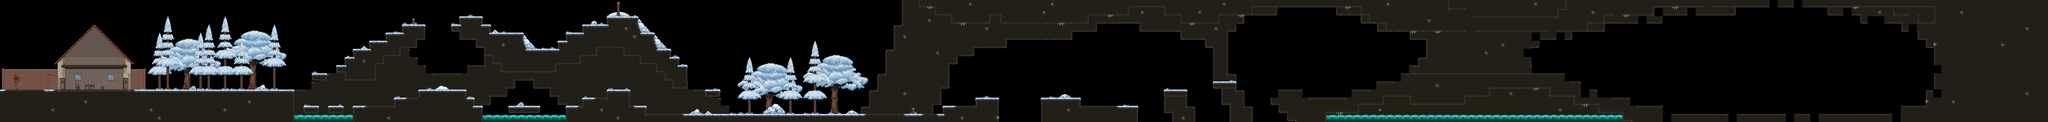

Below is a game level as drawn by its tile map, then a one-line description and the .tmx that defines it (tile-layer data replaced by summaries):
An orthogonal 250x15 tile map with 32x32 px tiles, 3 tile layers (Tile layer 3, Tile layer 2, Tile layer 1), 1 hidden layer not drawn, 2 tilesets and 77 objects.

<map version="1.9" tiledversion="1.9.2" orientation="orthogonal" renderorder="right-down" width="250" height="15" tilewidth="32" tileheight="32" infinite="0" nextlayerid="12" nextobjectid="504">
 <tileset firstgid="1" name="forest_tileset" tilewidth="32" tileheight="32" margin="1" tilecount="1080" columns="27">
  <image source="forest_tileset2.png" width="866" height="1282" />
  <tile id="99">
   <properties>
    <property name="Loop" type="bool" value="false" />
   </properties>
   <animation>
    <frame tileid="99" duration="20000" />
    <frame tileid="100" duration="20000" />
    <frame tileid="101" duration="20000" />
    <frame tileid="102" duration="20000" />
    <frame tileid="103" duration="20000" />
   </animation>
  </tile>
  <tile id="529">
   <properties>
    <property name="Loop" type="bool" value="true" />
   </properties>
   <animation>
    <frame tileid="529" duration="100" />
    <frame tileid="530" duration="100" />
    <frame tileid="531" duration="100" />
    <frame tileid="532" duration="100" />
    <frame tileid="533" duration="100" />
    <frame tileid="555" duration="100" />
    <frame tileid="556" duration="100" />
    <frame tileid="557" duration="100" />
    <frame tileid="558" duration="100" />
    <frame tileid="559" duration="100" />
    <frame tileid="581" duration="100" />
    <frame tileid="582" duration="100" />
    <frame tileid="583" duration="100" />
    <frame tileid="584" duration="100" />
    <frame tileid="585" duration="100" />
   </animation>
  </tile>
  <tile id="852">
   <properties>
    <property name="Loop" type="bool" value="true" />
   </properties>
   <animation>
    <frame tileid="852" duration="100" />
    <frame tileid="853" duration="100" />
    <frame tileid="854" duration="100" />
    <frame tileid="855" duration="100" />
    <frame tileid="856" duration="100" />
    <frame tileid="879" duration="100" />
    <frame tileid="880" duration="100" />
    <frame tileid="881" duration="100" />
    <frame tileid="882" duration="100" />
    <frame tileid="883" duration="100" />
    <frame tileid="906" duration="100" />
    <frame tileid="907" duration="100" />
    <frame tileid="908" duration="100" />
    <frame tileid="909" duration="100" />
    <frame tileid="910" duration="100" />
    <frame tileid="933" duration="100" />
    <frame tileid="934" duration="100" />
    <frame tileid="935" duration="100" />
    <frame tileid="936" duration="100" />
    <frame tileid="937" duration="100" />
    <frame tileid="960" duration="100" />
    <frame tileid="961" duration="100" />
    <frame tileid="962" duration="100" />
    <frame tileid="963" duration="100" />
    <frame tileid="964" duration="100" />
    <frame tileid="987" duration="100" />
    <frame tileid="988" duration="100" />
    <frame tileid="989" duration="100" />
    <frame tileid="990" duration="100" />
    <frame tileid="991" duration="100" />
    <frame tileid="1014" duration="100" />
    <frame tileid="1016" duration="100" />
    <frame tileid="1017" duration="100" />
    <frame tileid="1018" duration="100" />
    <frame tileid="1041" duration="100" />
    <frame tileid="1042" duration="100" />
    <frame tileid="1043" duration="100" />
    <frame tileid="1044" duration="100" />
    <frame tileid="1045" duration="100" />
   </animation>
  </tile>
 </tileset>
 <tileset firstgid="1081" name="MapMetadata" tilewidth="32" tileheight="32" spacing="1" margin="1" tilecount="4" columns="4">
  <image source="MapMetadata.png" width="133" height="34" />
 </tileset>
 <layer id="3" name="Tile layer 3" width="250" height="15">
  <properties>
   <property name="Draw" type="bool" value="true" />
  </properties>
  <data>[3750 cells, 737 non-empty, 88 distinct tile ids]</data>
 </layer>
 <layer id="2" name="Tile layer 2" width="250" height="15">
  <properties>
   <property name="Draw" type="bool" value="true" />
  </properties>
  <data>[3750 cells, 813 non-empty, 88 distinct tile ids]</data>
 </layer>
 <layer id="1" name="Tile layer 1" width="250" height="15">
  <properties>
   <property name="Draw" type="bool" value="true" />
  </properties>
  <data>[3750 cells, 1251 non-empty, 109 distinct tile ids]</data>
 </layer>
 <layer id="10" name="Navigation" width="250" height="15" visible="0">
  <properties>
   <property name="Draw" type="bool" value="false" />
   <property name="Navigation" type="bool" value="true" />
  </properties>
  <data>[3750 cells, 3750 non-empty, 4 distinct tile ids]</data>
 </layer>
 <objectgroup id="5" name="Collisions">
  <object id="336" x="0" y="352" width="1152" height="128" />
  <object id="340" x="1376" y="416" width="512" height="64" />
  <object id="341" x="1632" y="352" width="192" height="32" />
  <object id="342" x="1536" y="384" width="320" height="32" />
  <object id="346" x="1440" y="160" width="192" height="32" />
  <object id="347" x="1504" y="128" width="160" height="32" />
  <object id="348" x="1568" y="96" width="96" height="32" />
  <object id="354" x="1856" y="160" width="192" height="32" />
  <object id="355" x="1888" y="192" width="448" height="32" />
  <object id="356" x="1920" y="224" width="352" height="32" />
  <object id="357" x="1952" y="256" width="224" height="32" />
  <object id="359" x="2368" y="352" width="96" height="32" />
  <object id="360" x="2272" y="384" width="192" height="32" />
  <object id="361" x="2208" y="416" width="320" height="64" />
  <object id="362" x="2176" y="160" width="384" height="32" />
  <object id="363" x="2208" y="128" width="352" height="32" />
  <object id="364" x="2272" y="96" width="224" height="32" />
  <object id="365" x="2368" y="64" width="128" height="32" />
  <object id="366" x="2432" y="192" width="192" height="32" />
  <object id="367" x="2496" y="224" width="160" height="32" />
  <object id="368" x="2560" y="256" width="128" height="32" />
  <object id="369" x="2592" y="288" width="96" height="32" />
  <object id="370" x="2624" y="320" width="64" height="32" />
  <object id="371" x="2752" y="352" width="64" height="32" />
  <object id="378" x="2528" y="448" width="1376" height="32" />
  <object id="379" x="3680" y="416" width="224" height="32" />
  <object id="380" x="3808" y="384" width="96" height="32" />
  <object id="381" x="4064" y="384" width="160" height="32" />
  <object id="382" x="4064" y="416" width="384" height="64" />
  <object id="383" x="4544" y="352" width="96" height="32" />
  <object id="385" x="4960" y="352" width="160" height="32" />
  <object id="410" x="4960" y="384" width="1440" height="32" />
  <object id="411" x="4992" y="416" width="1536" height="32" />
  <object id="412" x="5248" y="352" width="1056" height="32" />
  <object id="414" x="5344" y="320" width="864" height="32" />
  <object id="415" x="5440" y="288" width="704" height="32" />
  <object id="416" x="-32" y="0" width="32" height="352" />
  <object id="417" x="0" y="-32" width="8000" height="32" />
  <object id="434" x="5408" y="96" width="800" height="32" />
  <object id="435" x="5344" y="64" width="928" height="32" />
  <object id="436" x="5312" y="32" width="1152" height="32" />
  <object id="438" x="3648" y="32" width="768" height="32" />
  <object id="442" x="3712" y="64" width="160" height="32" />
  <object id="443" x="3904" y="64" width="352" height="32" />
  <object id="446" x="4544" y="32" width="352" height="32" />
  <object id="447" x="4608" y="64" width="160" height="32" />
  <object id="462" x="3872" y="480" width="32" height="64" />
  <object id="463" x="4064" y="480" width="32" height="64" />
  <object id="465" x="4416" y="480" width="32" height="64" />
  <object id="466" x="5024" y="480" width="32" height="64" />
  <object id="468" x="4736" y="320" width="96" height="32" />
  </objectgroup>
 <objectgroup id="8" name="Kill">
  <!-- 10 objects omitted --></objectgroup>
 <objectgroup id="11" name="Checkpoints">
  <!-- 6 objects omitted --></objectgroup>
</map>
<!-- 26 of 77 objects omitted -->